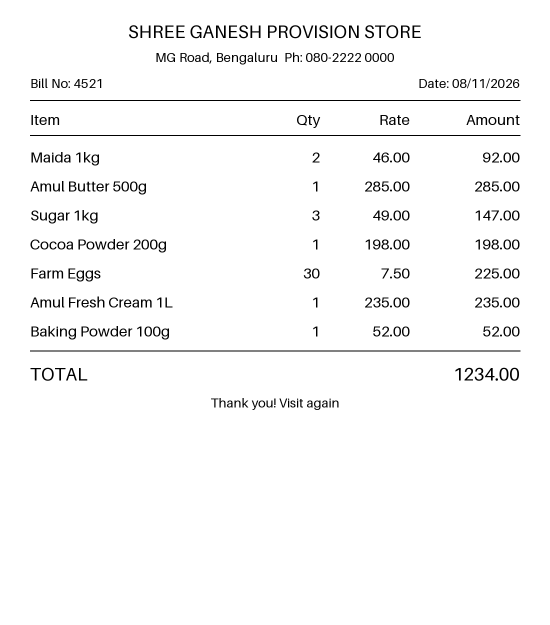
#> input picture samples/bill_grocery.png, 1100 x 1250 px (shown at 1/2 size); its folder holds only this picture in this run
$ python -i ocr.py   (imports and definitions only)
#> lines starting #> are read from the running program, lines starting #| are printed output that depends on the picture; after the words box and inside, x2 and y2 are one past the last pixel; in counts of white or black regions, pixels touching at a corner belong together
"""
Everything OCR lives here, behind a tiny interface, so the engine can be
swapped (e.g. for EasyOCR or a cloud API) without touching any page.

    extract_text(image) -> OCRResult(text, ok, engine, error, confidence, likely_handwritten)
    engine_status()     -> (available: bool, message: str)
    set_engine(engine)  -> plug in anything with .name, .available(), .image_to_text()
                           (and optionally .read_with_confidence(), see below)

extract_text() never raises: if Tesseract is missing or crashes, it returns
ok=False with a friendly message and the app falls back to manual entry.

Image clean-up pipeline (preprocess)
------------------------------------
Phone photos of bills are grey, uneven and tilted; Tesseract reads best from
crisp black text on white, in straight lines. So we:

1. Fix phone rotation (EXIF) and convert to grayscale.          O(P) for P pixels
2. Resize so text is a sensible size (Tesseract likes ~30 px tall letters).
3. Stretch the contrast (autocontrast).                         O(P)
4. Deskew with a projection profile: try rotating by a range of angles; the
   angle where the row sums of ink are most "spiky" (text rows line up with
   pixel rows, gaps between lines are empty) is the right one. Done coarse
   (1 degree steps) then fine (0.1 degree steps) on a small copy.
   O(A * p) for A angles (~40) on a p-pixel thumbnail.
5. Threshold to pure black/white using Otsu's method: pick the grey level that
   best separates the histogram into two groups (ink vs paper) by maximising
   between-class variance. O(P + 256).
"""

from __future__ import annotations

import io
import os
import shutil
from dataclasses import dataclass
from typing import Protocol

import numpy as np
from PIL import Image, ImageOps


# ---------------------------------------------------------------------------
# Handwriting detection
#
# Tesseract reports how confident it is (0-100) about every word it reads.
# Printed bills score 90+ almost everywhere; handwriting gives a lower average
# and many words below 50, because no two letters look alike. We measured
# printed samples at 93-95 average (0-2 % weak words) and simulated
# handwriting at 56-77 (10-35 % weak words), so the cut-offs below sit
# between the two. A very blurry photo of a printed bill can trip the same
# check, which is why the message also asks for a clearer photo.
# ---------------------------------------------------------------------------
HANDWRITING_MAX_MEAN_CONFIDENCE = 80.0   # average below this -> suspicious
WEAK_WORD_CONFIDENCE = 50.0              # a word below this counts as "weak"
HANDWRITING_MAX_WEAK_SHARE = 0.25        # 25 %+ weak words -> suspicious
MIN_WORDS_TO_JUDGE = 3                   # too few words to tell either way


# [10 lines left out: function looks_handwritten, not called in this run]


@dataclass
class OCRResult:
    text: str
    ok: bool
    engine: str
    error: str | None = None
    confidence: float | None = None       # average word confidence 0-100, if the engine reports it
    likely_handwritten: bool = False


class OCREngine(Protocol):
    """What any OCR engine must provide to plug into BakeCost."""

    name: str

    def available(self) -> tuple[bool, str]: ...

    def image_to_text(self, image: Image.Image) -> str: ...

    # Optional: engines that can score their own reading may also provide
    #     read_with_confidence(image) -> (text, [confidence per word])
    # which enables handwriting detection.


# ---------------------------------------------------------------------------
# Default engine: Tesseract via pytesseract
# ---------------------------------------------------------------------------

_WINDOWS_DEFAULT = r"C:\Program Files\Tesseract-OCR\tesseract.exe"


class TesseractEngine:
    name = "Tesseract"

    def __init__(self, lang: str = "eng", psm: int = 6):
        # psm 6 = "assume a single uniform block of text": right for bills and
        # typed recipes, and keeps each printed line on one output line.
        self.lang, self.psm = lang, psm
        self._configured = False

    # [56 lines left out: functions _configure, available, image_to_text, read_with_confidence, not called in this run]


_engine: OCREngine = TesseractEngine()


# [4 lines left out: function set_engine, not called in this run]


def get_engine() -> OCREngine:
    return _engine


# [18 lines left out: functions engine_status, load_image, not called in this run]


def otsu_threshold(gray: np.ndarray) -> int:
    """Otsu's method: the grey level that best splits pixels into ink and paper.

    For each candidate threshold t we split the histogram into a dark class
    and a light class and compute w0 * w1 * (mean0 - mean1)^2 (between-class
    variance). The best t maximises it. Using cumulative sums makes all 256
    candidates cost O(256) after one O(P) histogram.
    """
    hist = np.bincount(gray.ravel(), minlength=256).astype(np.float64)
    total = hist.sum()
    if total == 0:
        return 128
    levels = np.arange(256)
    w0 = np.cumsum(hist)                       # pixels at or below t
    w1 = total - w0
    sum0 = np.cumsum(hist * levels)
    mean0 = np.divide(sum0, w0, out=np.zeros(256), where=w0 > 0)
    mean1 = np.divide(sum0[-1] - sum0, w1, out=np.zeros(256), where=w1 > 0)
    between = w0 * w1 * (mean0 - mean1) ** 2
    return int(np.argmax(between))


def _profile_score(ink: Image.Image, angle: float) -> float:
    """How 'line-like' the ink is after rotating by `angle` (higher = straighter)."""
    rotated = np.asarray(ink.rotate(angle, resample=Image.NEAREST, fillcolor=0), dtype=np.float64)
    rows = rotated.sum(axis=1)
    return float(np.sum(np.diff(rows) ** 2))


def estimate_skew_angle(gray: Image.Image, max_angle: float = 10.0) -> float:
    """Angle (degrees, counter-clockwise) that straightens the text lines."""
    small = gray.copy()
    small.thumbnail((600, 600))
    arr = np.asarray(small)
    ink = Image.fromarray(((arr < otsu_threshold(arr)) * 255).astype(np.uint8))  # text = white

    coarse = np.arange(-max_angle, max_angle + 0.001, 1.0)
    best = max(coarse, key=lambda a: _profile_score(ink, a))
    fine = np.arange(best - 1.0, best + 1.001, 0.1)
    best = max(fine, key=lambda a: _profile_score(ink, a))
    return round(float(best), 1)


def preprocess(image: Image.Image) -> Image.Image:
    """Grayscale -> resize -> contrast -> deskew -> black/white (see module doc)."""
    gray = ImageOps.grayscale(image)

    # Phone photos are huge (slow) and screenshots tiny (unreadable): aim for ~1600 px wide.
    w, h = gray.size
    scale = 1600 / w if (w > 2400 or w < 1000) else 1.0
    if scale != 1.0:
        gray = gray.resize((int(w * scale), int(h * scale)), Image.LANCZOS)

    gray = ImageOps.autocontrast(gray, cutoff=1)

    angle = estimate_skew_angle(gray)
    if abs(angle) >= 0.3:
        gray = gray.rotate(angle, resample=Image.BICUBIC, expand=True, fillcolor=255)

    arr = np.asarray(gray)
    t = otsu_threshold(arr)
    return Image.fromarray(((arr > t) * 255).astype(np.uint8))


# [20 lines left out: function extract_text, not called in this run]

>>> from PIL import Image
>>> picture = Image.open('../samples/bill_grocery.png')
#> picture is the input picture: PIL image 1100x1250 L; min 0, max 255, mean 248
>>> result = preprocess(picture)
#> in estimate_skew_angle, `small.thumbnail((600, 600))`:
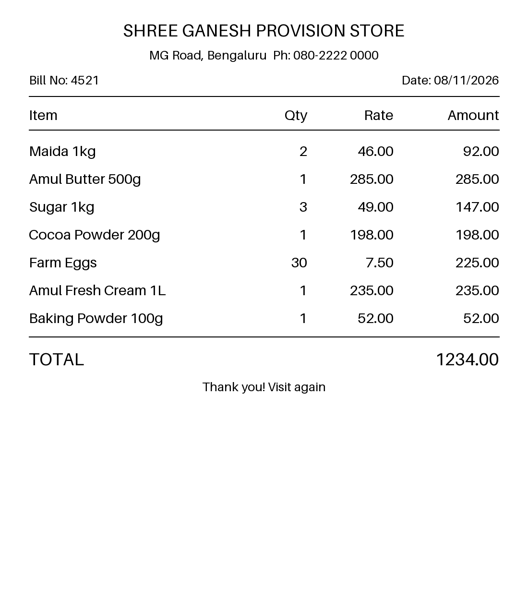
#> small: PIL image 528x600 L; min 0, max 255, mean 247.8
#> in otsu_threshold, `hist = np.bincount(gray.ravel(), minlength=256).astype(np.float64)`: hist = 256 values, max 297451 at index 255, min 31 at index 104, mean 1237.5
#> in otsu_threshold, `total = hist.sum()`: total = 316800
#> in otsu_threshold, `w0 = np.cumsum(hist)`: w0 = 256 values from 344 to 316800
#> in otsu_threshold, `w1 = total - w0`: w1 = 256 values, max 316456 at index 0, min 0 at index 255, mean 306610.5
#> in otsu_threshold, `sum0 = np.cumsum(hist * levels)`: sum0 = 256 values from 0 to 78492290
#> in otsu_threshold, `mean0 = np.divide(sum0, w0, out=np.zeros(256), where=w0 > 0)`: mean0 = 256 values from 0 to 247.8
#> in otsu_threshold, `mean1 = np.divide(sum0[-1] - sum0, w1, out=np.zeros(256), where=w1 > 0)`: mean1 = 256 values, max 255 at index 254, min 0 at index 255, mean 251.6
#> in otsu_threshold, `between = w0 * w1 * (mean0 - mean1) ** 2`: between = 256 values, max 1.07e+14 at index 168, min 0 at index 255, mean 8.2e+13
#> in estimate_skew_angle, `ink = Image.fromarray(((arr < otsu_threshold(arr)) * 255).astype(np.ui..`:
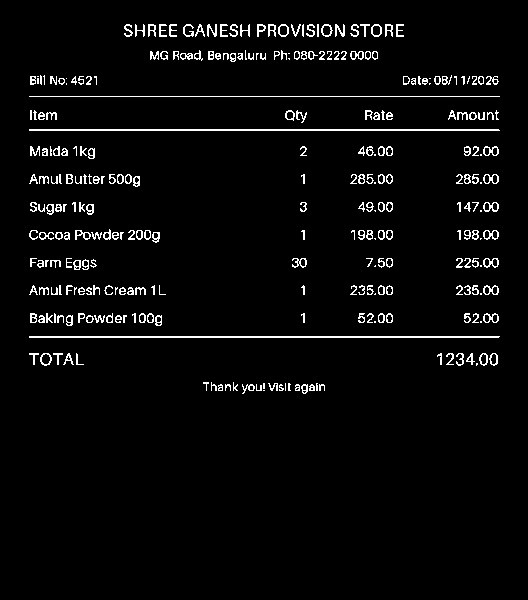
#> ink: PIL image 528x600 L; 3.7% white in thin lines or dots, all inside (x1, y1, x2, y2) = (29, 24, 500, 394)
#> in _profile_score, `rows = rotated.sum(axis=1)`: rows = 600 values, max 18615 at index 46, min 0 at index 0, mean 5026.5
#> in estimate_skew_angle, `best = max(coarse, key=lambda a: _profile_score(ink, a))`: best = 0
#> in _profile_score (call 36), `rotated = np.asarray(ink.rotate(angle, resample=Image.NEAREST, fillcol..`:
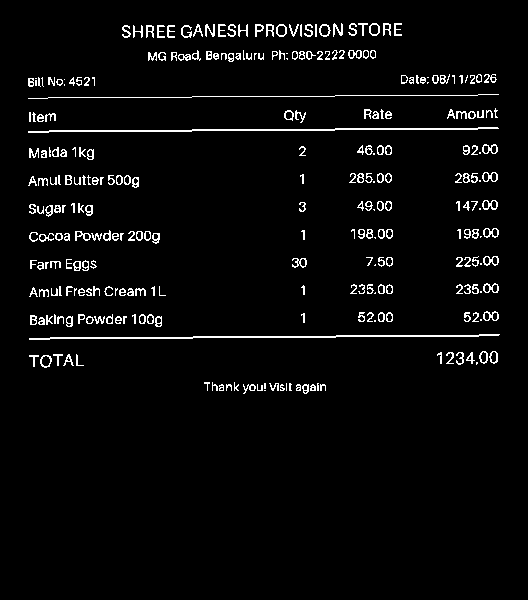
#> rotated: shape (600, 528) float64; 3.7% white in thin lines or dots, all inside (x1, y1, x2, y2) = (28, 23, 500, 394)
#> in _profile_score (call 36), `rows = rotated.sum(axis=1)`: rows = 600 values, max 72930 at index 129, min 0 at index 0, mean 5039.2
#> in _profile_score (call 37), `rotated = np.asarray(ink.rotate(angle, resample=Image.NEAREST, fillcol..`:
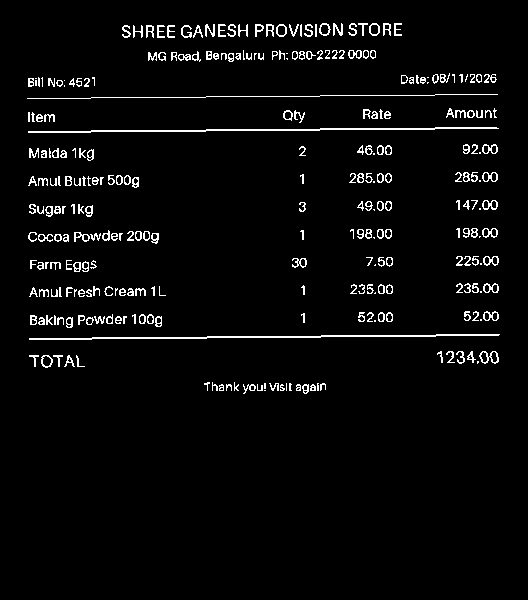
#> rotated: shape (600, 528) float64; 3.7% white in thin lines or dots, all inside (x1, y1, x2, y2) = (27, 23, 500, 394)
#> in _profile_score (call 37), `rows = rotated.sum(axis=1)`: rows = 600 values, max 58395 at index 129, min 0 at index 0, mean 5038.8
#> in _profile_score (call 38), `rotated = np.asarray(ink.rotate(angle, resample=Image.NEAREST, fillcol..`:
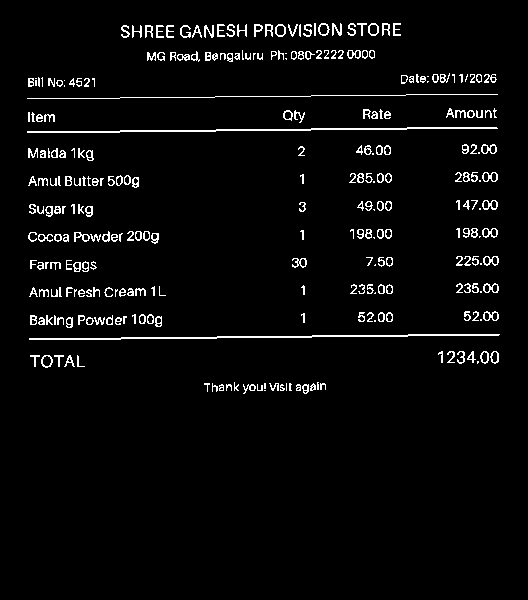
#> rotated: shape (600, 528) float64; 3.7% white in thin lines or dots, all inside (x1, y1, x2, y2) = (27, 23, 500, 394)
#> in _profile_score (call 38), `rows = rotated.sum(axis=1)`: rows = 600 values, max 48705 at index 129, min 0 at index 0, mean 5039.6
#> in _profile_score (call 39), `rotated = np.asarray(ink.rotate(angle, resample=Image.NEAREST, fillcol..`:
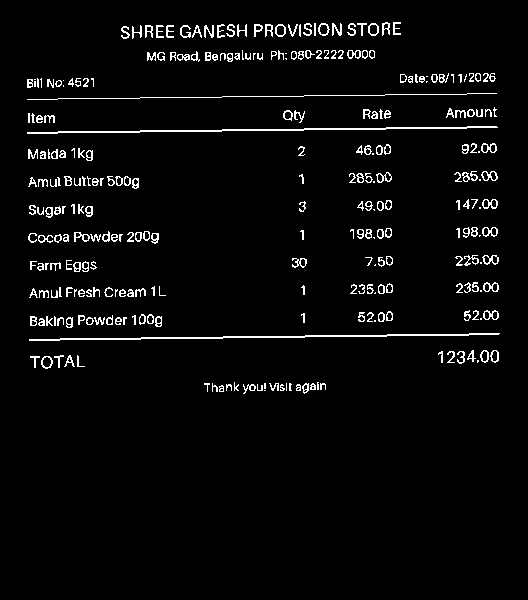
#> rotated: shape (600, 528) float64; 3.7% white in thin lines or dots, all inside (x1, y1, x2, y2) = (27, 22, 500, 394)
#> in _profile_score (call 39), `rows = rotated.sum(axis=1)`: rows = 600 values, max 41820 at index 129, min 0 at index 0, mean 5038.4
#> in _profile_score (call 40), `rotated = np.asarray(ink.rotate(angle, resample=Image.NEAREST, fillcol..`:
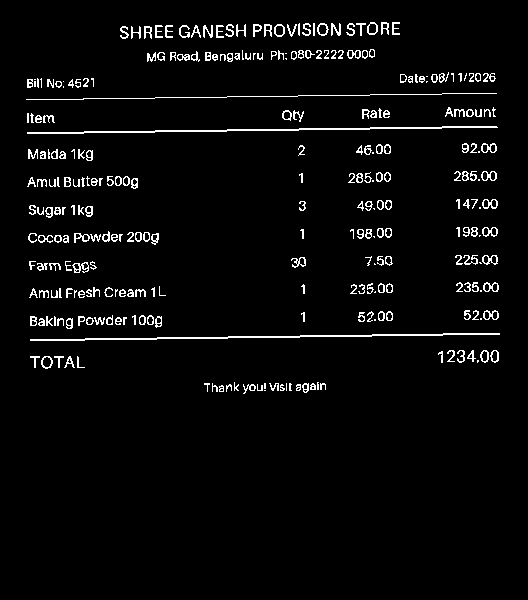
#> rotated: shape (600, 528) float64; 3.7% white in thin lines or dots, all inside (x1, y1, x2, y2) = (26, 22, 500, 394)
#> in _profile_score (call 40), `rows = rotated.sum(axis=1)`: rows = 600 values, max 36720 at index 130, min 0 at index 0, mean 5040.5
#> in estimate_skew_angle, `best = max(fine, key=lambda a: _profile_score(ink, a))`: best = -0.1
#> in preprocess, `t = otsu_threshold(arr)`: t = 136
